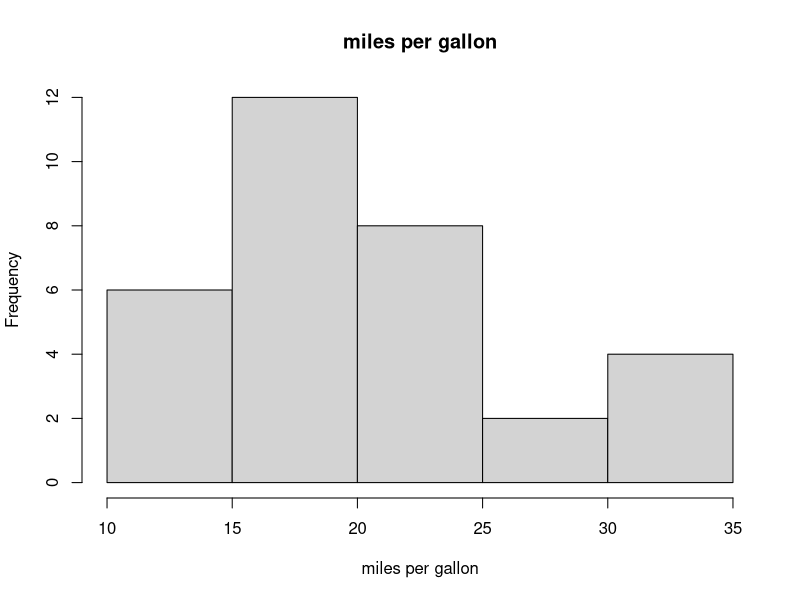
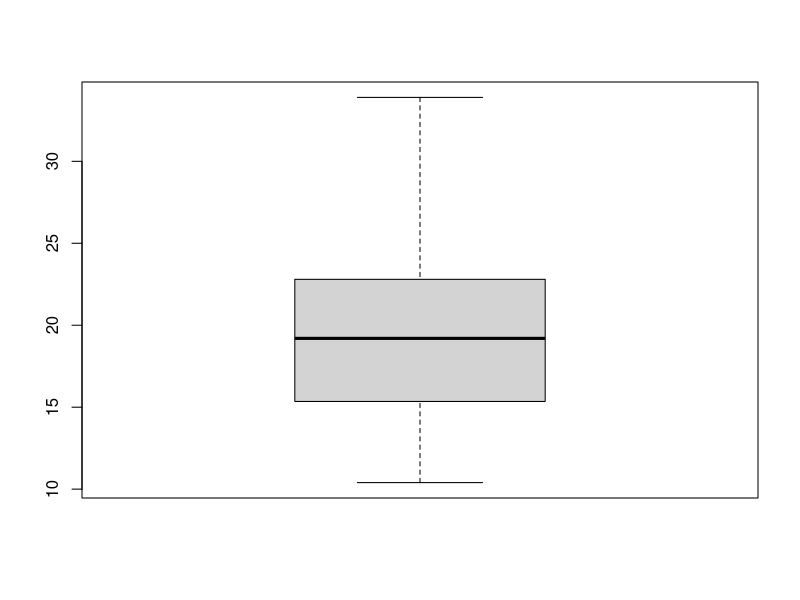

Here is the R script that generated these plots, in order:
## ---- chunk 1
knitr::opts_chunk$set(echo = TRUE)
## ---- chunk 2
student <- c('Christian','Matthias','Max','Christina','Ines','Eddie','Janine','Victoria','Pia','Julia','Lena')
grade <- c(1,1,NA,3,2,1,2,3,1,2,3)
country <- c("AT","AT","AT","AT","DE","DE","DE","SK","US","CA",'AT')
df <- data.frame(student,grade,country)
df
## ---- chunk 3
head(mtcars,6)
## ---- chunk 4
library(psych)
as.data.frame(psych::describe(mtcars[,c("hp","mpg","qsec")]))
## ---- chunk 5
table(mtcars$carb)
## ---- chunk 6
hist(mtcars$mpg,xlab="miles per gallon", main="miles per gallon")
## ---- chunk 7
boxplot(mtcars$mpg, outline = T, notch = F)
